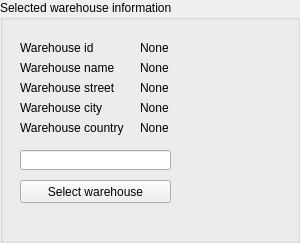
   <widget class="QGroupBox" name="group_box_selected_warehouse">
    <property name="geometry">
     <rect>
      <x>10</x>
      <y>100</y>
      <width>300</width>
      <height>243</height>
     </rect>
    </property>
    <property name="title">
     <string>Selected warehouse information</string>
    </property>
    <widget class="QLabel" name="label_warehouse_information_id">
     <property name="geometry">
      <rect>
       <x>20</x>
       <y>40</y>
       <width>111</width>
       <height>16</height>
      </rect>
     </property>
     <property name="text">
      <string>Warehouse id</string>
     </property>
    </widget>
    <widget class="QLabel" name="label_warehouse_information_id_show">
     <property name="geometry">
      <rect>
       <x>140</x>
       <y>40</y>
       <width>141</width>
       <height>16</height>
      </rect>
     </property>
     <property name="text">
      <string>None</string>
     </property>
    </widget>
    <widget class="QLabel" name="label_warehouse_information_name">
     <property name="geometry">
      <rect>
       <x>20</x>
       <y>60</y>
       <width>111</width>
       <height>16</height>
      </rect>
     </property>
     <property name="text">
      <string>Warehouse name</string>
     </property>
    </widget>
    <widget class="QLabel" name="label_warehouse_information_name_show">
     <property name="geometry">
      <rect>
       <x>140</x>
       <y>60</y>
       <width>141</width>
       <height>16</height>
      </rect>
     </property>
     <property name="text">
      <string>None</string>
     </property>
    </widget>
    <widget class="QLabel" name="label_warehouse_information_street_show">
     <property name="geometry">
      <rect>
       <x>140</x>
       <y>80</y>
       <width>131</width>
       <height>16</height>
      </rect>
     </property>
     <property name="text">
      <string>None</string>
     </property>
    </widget>
    <widget class="QLabel" name="label_warehouse_information_city_show">
     <property name="geometry">
      <rect>
       <x>140</x>
       <y>100</y>
       <width>131</width>
       <height>16</height>
      </rect>
     </property>
     <property name="text">
      <string>None</string>
     </property>
    </widget>
    <widget class="QLabel" name="label_warehouse_information_city">
     <property name="geometry">
      <rect>
       <x>20</x>
       <y>100</y>
       <width>111</width>
       <height>16</height>
      </rect>
     </property>
     <property name="text">
      <string>Warehouse city</string>
     </property>
    </widget>
    <widget class="QLabel" name="label_warehouse_information_street">
     <property name="geometry">
      <rect>
       <x>20</x>
       <y>80</y>
       <width>111</width>
       <height>16</height>
      </rect>
     </property>
     <property name="text">
      <string>Warehouse street</string>
     </property>
    </widget>
    <widget class="QLabel" name="label_warehouse_information_country_show">
     <property name="geometry">
      <rect>
       <x>140</x>
       <y>120</y>
       <width>141</width>
       <height>16</height>
      </rect>
     </property>
     <property name="text">
      <string>None</string>
     </property>
    </widget>
    <widget class="QLabel" name="label_warehouse_information_country">
     <property name="geometry">
      <rect>
       <x>20</x>
       <y>120</y>
       <width>111</width>
       <height>16</height>
      </rect>
     </property>
     <property name="text">
      <string>Warehouse country</string>
     </property>
    </widget>
    <widget class="QPushButton" name="push_button_select_warehouse">
     <property name="geometry">
      <rect>
       <x>20</x>
       <y>180</y>
       <width>151</width>
       <height>23</height>
      </rect>
     </property>
     <property name="text">
      <string>Select warehouse</string>
     </property>
    </widget>
    <widget class="QLineEdit" name="line_edit_select_warehouse">
     <property name="geometry">
      <rect>
       <x>20</x>
       <y>150</y>
       <width>151</width>
       <height>20</height>
      </rect>
     </property>
    </widget>
   </widget>
